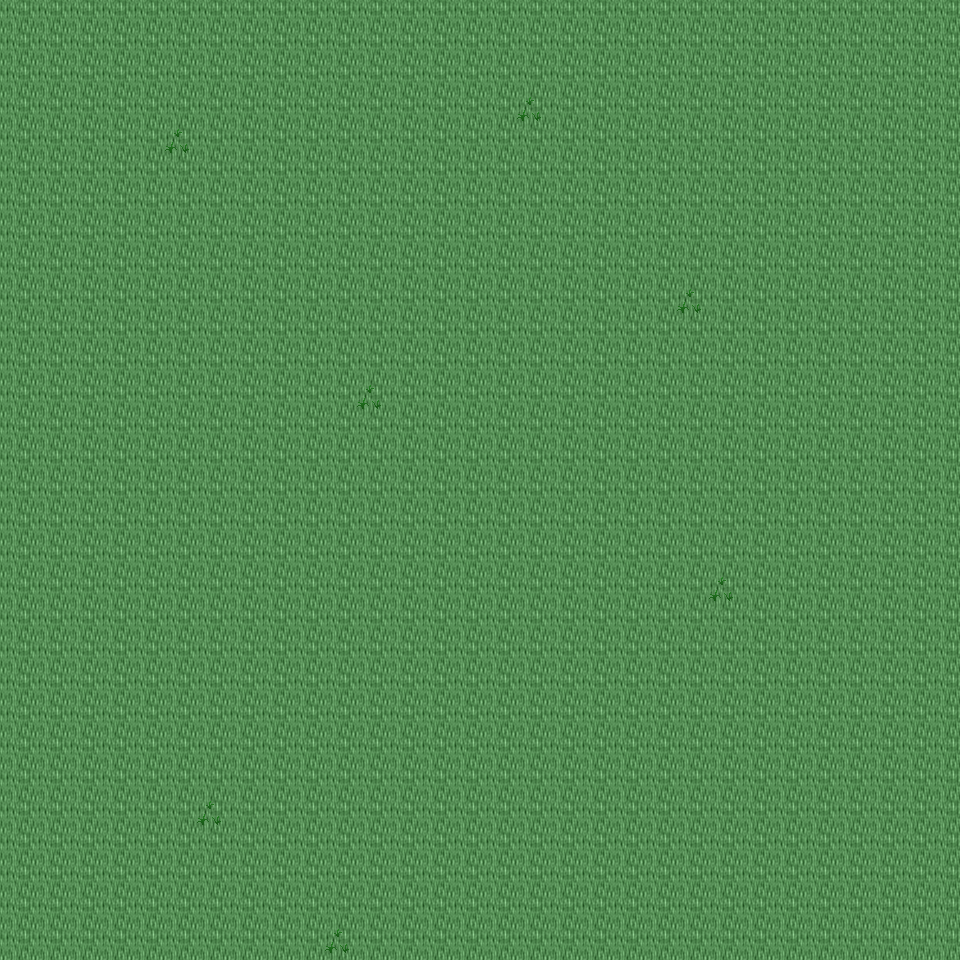

The image is a tile-based game level rendered from a .tmx file. Its description and source (layers, tilesets, objects; grid data summarised) follow:
An orthogonal 30x30 tile map with 32x32 px tiles, 6 tile layers (Ground, Object, Object2, Above, ...), 43 tilesets and 4 objects (4x mapExit).

<map version="1.0" orientation="orthogonal" renderorder="right-down" width="30" height="30" tilewidth="32" tileheight="32" nextobjectid="5">
  <tileset firstgid="1" name="tileset_ground_ground" tilewidth="32" tileheight="32" tilecount="33" columns="3">
    <image source="../drawable/tileset_ground_ground.png" width="96" height="352" />
  </tileset>
  <tileset firstgid="34" name="tileset_ground_water_water" tilewidth="32" tileheight="32" tilecount="24" columns="3">
    <image source="../drawable/tileset_ground_water_water.png" width="96" height="256" />
  </tileset>
  <tileset firstgid="58" name="tileset_ground_square_patch" tilewidth="32" tileheight="32" tilecount="9" columns="3">
    <image source="../drawable/tileset_ground_square_patch.png" width="96" height="96" />
  </tileset>
  <tileset firstgid="67" name="tileset_building_wall_wall_brown" tilewidth="32" tileheight="32" tilecount="12" columns="3">
    <image source="../drawable/tileset_building_wall_wall_brown.png" width="96" height="128" />
  </tileset>
  <tileset firstgid="79" name="tileset_ground_water_pool_grassy" tilewidth="32" tileheight="32" tilecount="27" columns="9">
    <image source="../drawable/tileset_ground_water_pool_grassy.png" width="288" height="96" />
  </tileset>
  <tileset firstgid="106" name="tileset_ground_ridge_earth_dark" tilewidth="32" tileheight="32" tilecount="96" columns="12">
    <image source="../drawable/tileset_ground_ridge_earth_dark.png" width="384" height="256" />
  </tileset>
  <tileset firstgid="202" name="tileset_plant_grasses" tilewidth="32" tileheight="32" tilecount="6" columns="3">
    <image source="../drawable/tileset_plant_grasses.png" width="96" height="64" />
  </tileset>
  <tileset firstgid="208" name="tileset_plant_flower_daisy_white" tilewidth="32" tileheight="32" tilecount="8" columns="2">
    <image source="../drawable/tileset_plant_flower_daisy_white.png" width="64" height="128" />
  </tileset>
  <tileset firstgid="216" name="tileset_ground_rock_pebbles" tilewidth="32" tileheight="32" tilecount="3" columns="1">
    <image source="../drawable/tileset_ground_rock_pebbles.png" width="32" height="96" />
  </tileset>
  <tileset firstgid="219" name="tileset_ground_rock_rocks_2" tilewidth="32" tileheight="32" tilecount="4" columns="2">
    <image source="../drawable/tileset_ground_rock_rocks_2.png" width="64" height="64" />
  </tileset>
  <tileset firstgid="223" name="tileset_item_pot_pot_grey" tilewidth="32" tileheight="32" tilecount="1" columns="1">
    <image source="../drawable/tileset_item_pot_pot_grey.png" width="32" height="32" />
  </tileset>
  <tileset firstgid="224" name="tileset_plant_bush_bushes" tilewidth="32" tileheight="32" tilecount="10" columns="5">
    <image source="../drawable/tileset_plant_bush_bushes.png" width="160" height="64" />
  </tileset>
  <tileset firstgid="234" name="tileset_ground_ladder_vertical_dark" tilewidth="32" tileheight="32" tilecount="3" columns="3">
    <image source="../drawable/tileset_ground_ladder_vertical_dark.png" width="96" height="32" />
  </tileset>
  <tileset firstgid="237" name="tileset_ground_ladder_horizontal_dark" tilewidth="32" tileheight="32" tilecount="3" columns="1">
    <image source="../drawable/tileset_ground_ladder_horizontal_dark.png" width="32" height="96" />
  </tileset>
  <tileset firstgid="240" name="tileset_plant_flower_daisy_blue" tilewidth="32" tileheight="32" tilecount="8" columns="2">
    <image source="../drawable/tileset_plant_flower_daisy_blue.png" width="64" height="128" />
  </tileset>
  <tileset firstgid="248" name="tileset_ground_grass_edges" tilewidth="32" tileheight="32" tilecount="36" columns="12">
    <image source="../drawable/tileset_ground_grass_edges.png" width="384" height="96" />
  </tileset>
  <tileset firstgid="284" name="tileset_ground_grass_corners" tilewidth="32" tileheight="32" tilecount="24" columns="6">
    <image source="../drawable/tileset_ground_grass_corners.png" width="192" height="128" />
  </tileset>
  <tileset firstgid="308" name="tileset_ground_cobbled_paving" tilewidth="32" tileheight="32" tilecount="1" columns="1">
    <image source="../drawable/tileset_ground_cobbled_paving.png" width="32" height="32" />
  </tileset>
  <tileset firstgid="309" name="tileset_building_door_door_n" tilewidth="32" tileheight="32" tilecount="6" columns="3">
    <image source="../drawable/tileset_building_door_door_n.png" width="96" height="64" />
  </tileset>
  <tileset firstgid="315" name="tileset_building_door_closed" tilewidth="32" tileheight="32" tilecount="1" columns="1">
    <image source="../drawable/tileset_building_door_closed.png" width="32" height="32" />
  </tileset>
  <tileset firstgid="316" name="tileset_building_window_window_right" tilewidth="32" tileheight="32" tilecount="2" columns="2">
    <image source="../drawable/tileset_building_window_window_right.png" width="64" height="32" />
  </tileset>
  <tileset firstgid="318" name="tileset_plant_flower_daisy_red" tilewidth="32" tileheight="32" tilecount="8" columns="2">
    <image source="../drawable/tileset_plant_flower_daisy_red.png" width="64" height="128" />
  </tileset>
  <tileset firstgid="326" name="tileset_building_window_window_long" tilewidth="32" tileheight="32" tilecount="3" columns="3">
    <image source="../drawable/tileset_building_window_window_long.png" width="96" height="32" />
  </tileset>
  <tileset firstgid="329" name="tileset_plant_flower_daisy_yellow" tilewidth="32" tileheight="32" tilecount="8" columns="2">
    <image source="../drawable/tileset_plant_flower_daisy_yellow.png" width="64" height="128" />
  </tileset>
  <tileset firstgid="337" name="tileset_furniture_light_flames" tilewidth="32" tileheight="32" tilecount="6" columns="6">
    <image source="../drawable/tileset_furniture_light_flames.png" width="192" height="32" />
  </tileset>
  <tileset firstgid="343" name="tileset_building_fence_fence_chunky" tilewidth="32" tileheight="32" tilecount="21" columns="3">
    <image source="../drawable/tileset_building_fence_fence_chunky.png" width="96" height="224" />
  </tileset>
  <tileset firstgid="364" name="tileset_plant_tree_tree_green" tilewidth="32" tileheight="32" tilecount="88" columns="8">
    <image source="../drawable/tileset_plant_tree_tree_green.png" width="256" height="352" />
  </tileset>
  <tileset firstgid="452" name="tileset_plant_tree_tree_darkgreen" tilewidth="32" tileheight="32" tilecount="88" columns="8">
    <image source="../drawable/tileset_plant_tree_tree_darkgreen.png" width="256" height="352" />
  </tileset>
  <tileset firstgid="540" name="tileset_item_sign_large" tilewidth="32" tileheight="32" tilecount="15" columns="5">
    <image source="../drawable/tileset_item_sign_large.png" width="160" height="96" />
  </tileset>
  <tileset firstgid="555" name="tileset_ground_ladder_small" tilewidth="32" tileheight="32" tilecount="1" columns="1">
    <image source="../drawable/tileset_ground_ladder_small.png" width="32" height="32" />
  </tileset>
  <tileset firstgid="556" name="tileset_building_roof_blue" tilewidth="32" tileheight="32" tilecount="20" columns="5">
    <image source="../drawable/tileset_building_roof_blue.png" width="160" height="128" />
  </tileset>
  <tileset firstgid="576" name="tileset_building_decoration_chimney" tilewidth="32" tileheight="32" tilecount="2" columns="1">
    <image source="../drawable/tileset_building_decoration_chimney.png" width="32" height="64" />
  </tileset>
  <tileset firstgid="578" name="tileset_logic_creature_gnome" tilewidth="32" tileheight="32" tilecount="6" columns="6">
    <image source="../drawable/tileset_logic_creature_gnome.png" width="192" height="32" />
  </tileset>
  <tileset firstgid="584" name="tileset_logic_creature_rodent" tilewidth="32" tileheight="32" tilecount="8" columns="8">
    <image source="../drawable/tileset_logic_creature_rodent.png" width="256" height="32" />
  </tileset>
  <tileset firstgid="592" name="tileset_logic_creature_animal" tilewidth="32" tileheight="32" tilecount="32" columns="8">
    <image source="../drawable/tileset_logic_creature_animal.png" width="256" height="128" />
  </tileset>
  <tileset firstgid="624" name="tileset_logic_collision" tilewidth="32" tileheight="32" tilecount="1" columns="1">
    <image source="../drawable/tileset_logic_collision.png" width="32" height="32" />
  </tileset>
  <tileset firstgid="625" name="tileset_ground_water_water_corners" tilewidth="32" tileheight="32" tilecount="12" columns="6">
    <image source="../drawable/tileset_ground_water_water_corners.png" width="192" height="64" />
  </tileset>
  <tileset firstgid="637" name="tileset_ground_green_paving" tilewidth="32" tileheight="32" tilecount="18" columns="3">
    <image source="../drawable/tileset_ground_green_paving.png" width="96" height="192" />
  </tileset>
  <tileset firstgid="655" name="tileset_logic_protection" tilewidth="32" tileheight="32" tilecount="2" columns="2">
    <image source="../drawable/tileset_logic_protection.png" width="64" height="32" />
  </tileset>
  <tileset firstgid="657" name="tileset_light_yellow_light_5x5" tilewidth="32" tileheight="32" tilecount="25" columns="5">
    <image source="../drawable/tileset_light_yellow_light_5x5.png" width="160" height="160" />
  </tileset>
  <tileset firstgid="682" name="tileset_furniture_light_small_lamp" tilewidth="32" tileheight="32" tilecount="4" columns="4">
    <image source="../drawable/tileset_furniture_light_small_lamp.png" width="128" height="32" />
  </tileset>
  <tileset firstgid="686" name="tileset_light_door_light" tilewidth="32" tileheight="32" tilecount="12" columns="3">
    <image source="../drawable/tileset_light_door_light.png" width="96" height="128" />
  </tileset>
  <tileset firstgid="698" name="tileset_logic_creature_human_risecia" tilewidth="32" tileheight="32" tilecount="4" columns="4">
    <image source="../drawable/tileset_logic_creature_human_risecia.png" width="128" height="32" />
  </tileset>
  <layer name="Ground" width="30" height="30">
    <data>[900 cells, 900 non-empty, 1 distinct tile ids]</data>
  </layer>
  <layer name="Object" width="30" height="30">
    <data>[900 cells, 7 non-empty, 1 distinct tile ids]</data>
  </layer>
  <layer name="Object2" width="30" height="30">
    <data>[900 cells, 0 non-empty, 0 distinct tile ids]</data>
  </layer>
  <layer name="Above" width="30" height="30">
    <data>[900 cells, 0 non-empty, 0 distinct tile ids]</data>
  </layer>
  <layer name="Above2" width="30" height="30">
    <data>[900 cells, 0 non-empty, 0 distinct tile ids]</data>
  </layer>
  <layer name="Walkable" width="30" height="30">
    <data>[900 cells, 0 non-empty, 0 distinct tile ids]</data>
  </layer>
  <objectgroup name="MapEvents">
    <object id="1" name="north" type="mapExit" x="0" y="0" width="960" height="32">
      <properties>
        <property name="map" value="level_0_x207_y26" />
        <property name="x" value="0" />
        <property name="y" value="28" />
      </properties>
    </object>
    <object id="2" name="south" type="mapExit" x="0" y="928" width="960" height="32">
      <properties>
        <property name="map" value="level_0_x207_y28" />
        <property name="x" value="0" />
        <property name="y" value="1" />
      </properties>
    </object>
    <object id="3" name="west" type="mapExit" x="0" y="0" width="32" height="960">
      <properties>
        <property name="map" value="level_0_x206_y27" />
        <property name="x" value="28" />
        <property name="y" value="0" />
      </properties>
    </object>
    <object id="4" name="east" type="mapExit" x="928" y="0" width="32" height="960">
      <properties>
        <property name="map" value="level_0_x208_y27" />
        <property name="x" value="1" />
        <property name="y" value="0" />
      </properties>
    </object>
  </objectgroup>
</map>
